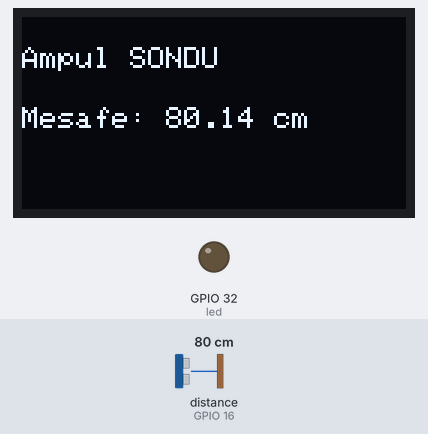
This sketch was run on a simulated ESP32. Parts: 128×64 one-colour display, output pins drawn as LEDs (lit = HIGH). Wiring (inferred from the names in the program): ultrasonic range finder: trigger GPIO 4; echo GPIO 16. The test bench sets the inputs (shaded band); at power-on: distance to the obstacle (sensor on GPIO 16) 80 cm. The echo pulse lasts 58.3 µs per cm; pins used as bus, display or sensor lines are not drawn.

Above: at 1.2 s.
1.3 s: distance to the obstacle (sensor on GPIO 16) set to 24 cm
At 2.1 s:
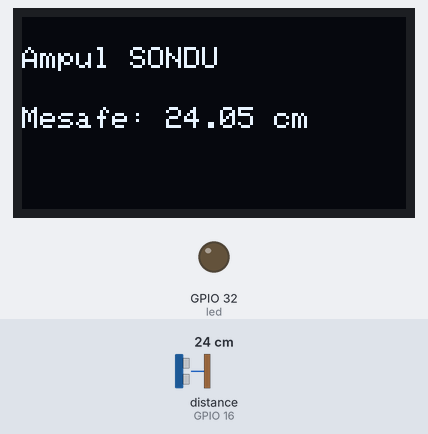
2.9 s: distance to the obstacle (sensor on GPIO 16) set to 20 cm
At 4.2 s:
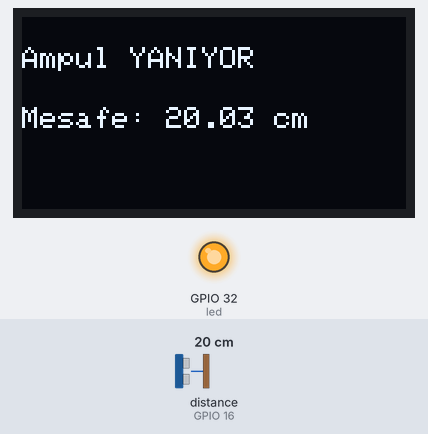
4.5 s: distance to the obstacle (sensor on GPIO 16) set to 2 cm
At 5.1 s:
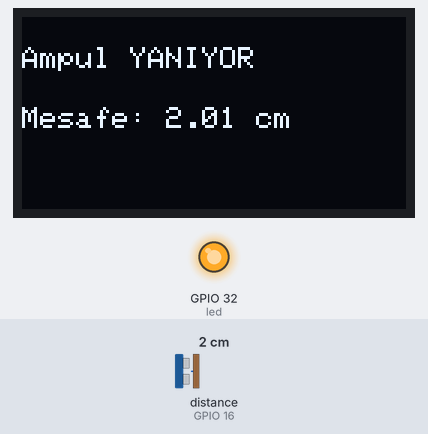
Timing chart, 0 to 7.5 s (numbered marks = the images above; inputs shaded):
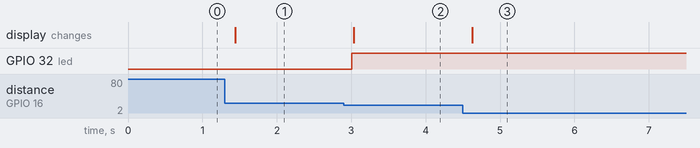

Measured:
- the behaviour switches between 22 and 21 cm on distance to the obstacle (sensor on GPIO 16) (found by bisection; images 1 and 2)
- after the input at 1.3 s, the display: changes after 0.14 s (image 1)
- after the input at 2.9 s, GPIO 32 (led): LOW → HIGH after 0.11 s; the display: changes after 0.13 s (image 2)
- after the input at 4.5 s, the display: changes after 0.12 s (image 3)

The sketch:

mesafe_olcer_led_deneme.ino
```cpp
#include <SPI.h>
#include <Adafruit_GFX.h>
#include <Adafruit_SSD1306.h>

// Ekran çözünürlüğü
#define SCREEN_WIDTH 128
#define SCREEN_HEIGHT 64

// PIN TANIMLARI
#define OLED_MOSI 23
#define OLED_CLK  18
#define OLED_DC   21
#define OLED_CS    5
#define OLED_RST  22

#define led     32
#define trigPin 4
#define echoPin 16

long duration;
float distance;

Adafruit_SSD1306 display(
  SCREEN_WIDTH,
  SCREEN_HEIGHT,
  &SPI,
  OLED_DC,
  OLED_RST,
  OLED_CS
);

void setup() {
  pinMode(trigPin, OUTPUT);
  pinMode(echoPin, INPUT);   // echo giriş
  pinMode(led, OUTPUT);

  display.begin(SSD1306_SWITCHCAPVCC);
  display.clearDisplay();
  display.setTextSize(1);
  display.setTextColor(WHITE);
}

void loop() {
  // ULTRASONİK ÖLÇÜM
  digitalWrite(trigPin, LOW);
  delayMicroseconds(2);
  digitalWrite(trigPin, HIGH);
  delayMicroseconds(10);
  digitalWrite(trigPin, LOW);

  duration = pulseIn(echoPin, HIGH, 30000); // timeout
  distance = duration / 58.2;

  display.clearDisplay();

  if (distance > 0 && distance < 22) {
    digitalWrite(led, HIGH);
    display.setCursor(0, 10);
    display.print("Ampul YANIYOR");
  } else {
    digitalWrite(led, LOW);
    display.setCursor(0, 10);
    display.print("Ampul SONDU");
  }

  display.setCursor(0, 30);
  display.print("Mesafe: ");
  display.print(distance);
  display.print(" cm");

  display.display();
  delay(200);
}
```
